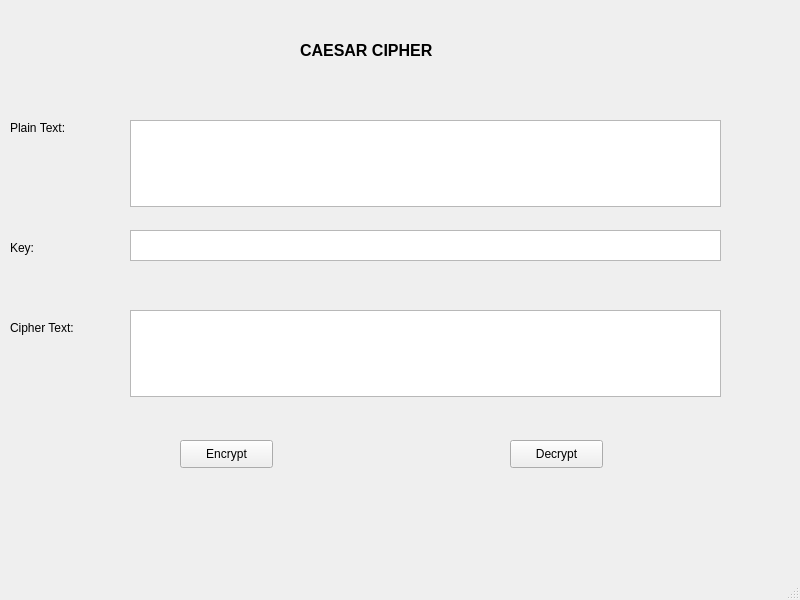
<?xml version="1.0" encoding="UTF-8"?>
<ui version="4.0">
 <class>MainWindow</class>
 <widget class="QMainWindow" name="MainWindow">
  <property name="geometry">
   <rect>
    <x>0</x>
    <y>0</y>
    <width>800</width>
    <height>600</height>
   </rect>
  </property>
  <property name="windowTitle">
   <string>MainWindow</string>
  </property>
  <widget class="QWidget" name="centralwidget">
   <widget class="QLabel" name="label">
    <property name="geometry">
     <rect>
      <x>300</x>
      <y>20</y>
      <width>171</width>
      <height>61</height>
     </rect>
    </property>
    <property name="font">
     <font>
      <pointsize>12</pointsize>
      <weight>75</weight>
      <bold>true</bold>
     </font>
    </property>
    <property name="text">
     <string>CAESAR CIPHER</string>
    </property>
   </widget>
   <widget class="QLabel" name="label_2">
    <property name="geometry">
     <rect>
      <x>10</x>
      <y>120</y>
      <width>81</width>
      <height>16</height>
     </rect>
    </property>
    <property name="font">
     <font>
      <pointsize>9</pointsize>
     </font>
    </property>
    <property name="text">
     <string>Plain Text:</string>
    </property>
   </widget>
   <widget class="QLabel" name="label_3">
    <property name="geometry">
     <rect>
      <x>10</x>
      <y>240</y>
      <width>55</width>
      <height>16</height>
     </rect>
    </property>
    <property name="font">
     <font>
      <pointsize>9</pointsize>
     </font>
    </property>
    <property name="text">
     <string>Key:</string>
    </property>
   </widget>
   <widget class="QLabel" name="label_4">
    <property name="geometry">
     <rect>
      <x>10</x>
      <y>320</y>
      <width>91</width>
      <height>16</height>
     </rect>
    </property>
    <property name="font">
     <font>
      <pointsize>9</pointsize>
     </font>
    </property>
    <property name="text">
     <string>Cipher Text:</string>
    </property>
   </widget>
   <widget class="QTextEdit" name="txt_plain_text">
    <property name="geometry">
     <rect>
      <x>130</x>
      <y>120</y>
      <width>591</width>
      <height>87</height>
     </rect>
    </property>
   </widget>
   <widget class="QTextEdit" name="txt_key">
    <property name="geometry">
     <rect>
      <x>130</x>
      <y>230</y>
      <width>591</width>
      <height>31</height>
     </rect>
    </property>
   </widget>
   <widget class="QTextEdit" name="txt_cipher_text">
    <property name="geometry">
     <rect>
      <x>130</x>
      <y>310</y>
      <width>591</width>
      <height>87</height>
     </rect>
    </property>
   </widget>
   <widget class="QPushButton" name="btn_encrypt">
    <property name="geometry">
     <rect>
      <x>180</x>
      <y>440</y>
      <width>93</width>
      <height>28</height>
     </rect>
    </property>
    <property name="text">
     <string>Encrypt</string>
    </property>
   </widget>
   <widget class="QPushButton" name="btn_decrypt">
    <property name="geometry">
     <rect>
      <x>510</x>
      <y>440</y>
      <width>93</width>
      <height>28</height>
     </rect>
    </property>
    <property name="text">
     <string>Decrypt</string>
    </property>
   </widget>
  </widget>
  <widget class="QMenuBar" name="menubar">
   <property name="geometry">
    <rect>
     <x>0</x>
     <y>0</y>
     <width>800</width>
     <height>26</height>
    </rect>
   </property>
  </widget>
  <widget class="QStatusBar" name="statusbar"/>
 </widget>
 <resources/>
 <connections/>
</ui>
